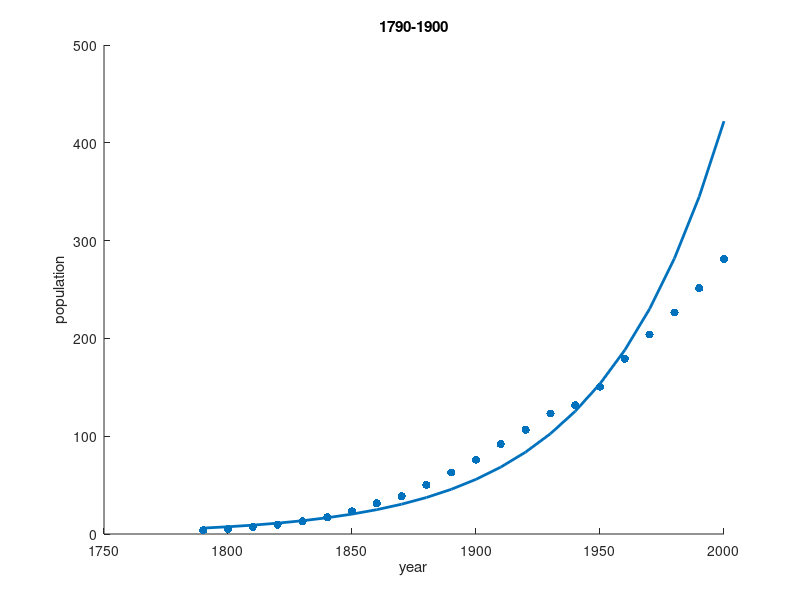

Write the MATLAB code that produced this figure.
clear;clc;
pop=[3.9, 5.3, 7.2, 9.6, 12.9, 17.1, 23.2, 31.4, 38.6, 50.2, 62.9, 76.0, ...
   92.0, 106.5, 123.2, 131.7, 150.7, 179.3, 204.0, 226.5, 251.4, 281.4];%population
%pop=pop(1:12);%when using 1790-2000, omit this line
year=0:length(pop)-1;
%P(t)=3.9exp(rT) was changed to linear form: log(P(t))=log3.9+rT
pop1=log(pop); 
[a,b]=polyfit(year,pop1,1)
scatter(year*10+1790,pop,'red','filled');
hold on;
p0=exp(a(2));
pred=p0*exp(a(1)*year);
plot(year*10+1790,pred,'LineWidth',2);
xlabel('year');
ylabel('population');
title('1790-1900');